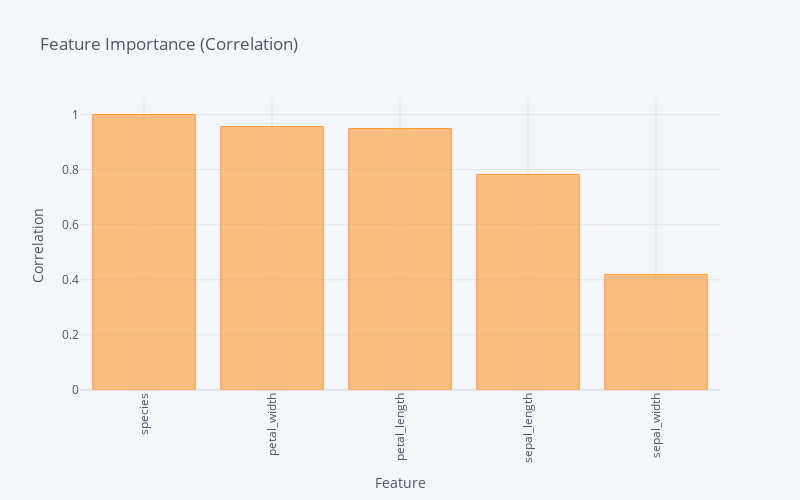

The cell this chart's notebook holds for it:
### Code cell
# Assuming you have a dataframe 'df' with features and a target variable 'target'
correlation = df.corr()["species"]  # Replace 'target' with your actual target variable name

# Sort features by correlation (absolute value) in descending order
sorted_features = correlation.abs().sort_values(ascending=False)
bar_plot = sorted_features.iplot(kind='bar', xTitle='Feature', yTitle='Correlation',
                            title='Feature Importance (Correlation)',
                            dimensions=(800, 500), asFigure=True)
bar_plot.update_layout(xaxis_tickangle=-90, showlegend=False)

# Show the plot
bar_plot.show()

### Figure 1 — Plotly figure (JSON) as saved in the notebook; plotly's stock layout.template omitted (floating-point values rounded to 4 significant figures)
{"data": [{"marker": {"color": "rgba(255, 153, 51, 0.6)", "line": {"color": "rgba(255, 153, 51, 1.0)", "width": 1}}, "name": "species", "orientation": "v", "text": "", "type": "bar", "x": ["species", "petal_width", "petal_length", "sepal_length", "sepal_width"], "y": [1, 0.9565, 0.949, 0.7826, 0.4194]}], "layout": {"height": 500, "legend": {"bgcolor": "#F5F6F9", "font": {"color": "#4D5663"}}, "paper_bgcolor": "#F5F6F9", "plot_bgcolor": "#F5F6F9", "showlegend": false, "title": {"font": {"color": "#4D5663"}, "text": "Feature Importance (Correlation)"}, "width": 800, "xaxis": {"autorange": true, "gridcolor": "#E1E5ED", "range": [-0.5, 4.5], "showgrid": true, "tickangle": -90, "tickfont": {"color": "#4D5663"}, "title": {"font": {"color": "#4D5663"}, "text": "Feature"}, "type": "category", "zerolinecolor": "#E1E5ED"}, "yaxis": {"autorange": true, "gridcolor": "#E1E5ED", "range": [0, 1.053], "showgrid": true, "tickfont": {"color": "#4D5663"}, "title": {"font": {"color": "#4D5663"}, "text": "Correlation"}, "type": "linear", "zerolinecolor": "#E1E5ED"}}}
